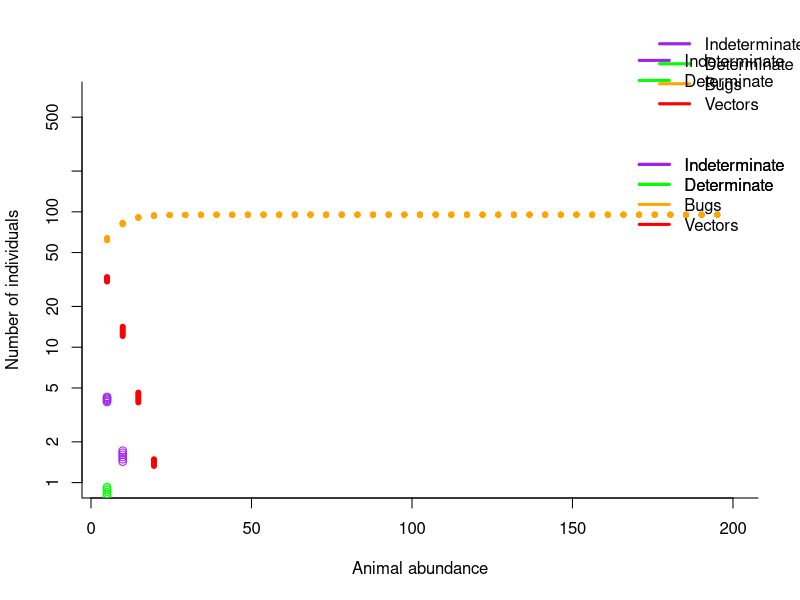

The R script that drew this image:
require(deSolve)

require (scatterplot3d)


#Parameters, probabilities and rates **All rates are annual
################################################################################
#B=uninfected triatomine bugs
#V= Trypanosoma cruzi-infected triatomine bugs (vectors)
#Ia= humans in the acute phase of Chagas disease
#Ii=humans in the chronic indeterminate phase of Chagas disease
#Id=humans in the chronic determinate phase of Chagas disease
#IR= animals, some of which are competent T. cruzi hosts
#Rfv = relative fitness of infected triatomines
#K= triatomine carrying capacity
#r = triatomine birth rate
#mu = triatomine death rate  
#muP= increase in death rate due to vector control 
#mu.R=animal death rate
#muN= background human mortality rate
#Beta.iab = rate of triatomine-host contact*probability of transmission from Ia-B
#Beta.iib = rate of triatomine-host contact*probability of transmission from Ii-B
#Beta.idb =  rate of triatomine-host contact*probability of transmission from Id-B
#Beta.bi= rate of triatomine-host contact*probability of transmission from B-N
#Beta.irb = rate of triatomine-animal host contact*probability of transmission from IR-B
#Beta.bir = rate of triatomine-animal host contact*probability of transmission from B-IR
#RH= number of animals in the system
#N=number of humans
#delta= rate of movement from Ia-Ii
#sigma= rate of movement from Ii-Id  
#alpha =Id death rate
#ViabRH= Proportion of IR that can transmit CHagas- accounts for birds and maintains uninfecteds in population


################################# #############################################
##
## MODEL WITH HUMANS & ANIMALS
##
###############################################################################

ChagasResModel=function(t, x, params){
  
  B=x[1]
  V=x[2]
  Ia=x[3]
  Ii=x[4]
  Id=x[5]
  IR=x[6]
  
  with(as.list(params),{
    
    dB =  r*(B+(RfV*V))*((K - (B+V))/K) - (mu*muP)*B - (B*((Beta.iab*Ia)+(Beta.iib*Ii)+
                                                             (Beta.idb*Id)+(Beta.irb*IR)))/(RH+N)
    
    dV =  B*((Beta.iab*Ia) + (Beta.iib*Ii)+ (Beta.idb*Id)+(Beta.irb*IR))/(RH+N) - ((mu*muP)*V)
    
    dIa =  (Beta.bi*V)*(N-(Ia+Ii+Id))/(N+RH) - Ia*(delta+muN)
    
    dIi =  delta*Ia -  Ii*(sigma+muN)
    
    dId = sigma*Ii - Id*(alpha+muN)
    
    dIR = V*Beta.bir*((ViaRH*RH)-IR)/(N+RH) - mu.R*IR 
    
    res=c(dB, dV, dIa, dIi, dId, dIR)
    list(res)
  }) }

#####################################################################################
##    Bifurcation across changes in abundance of animals with K as a function of RH
##
#ResHosts<-20     ## Density of other hosts that bugs feed on
ViabRH<-0.01      ##  Proportion of these hosts that can transmit CHagas- accounts for birds and maintains uninfecteds in population
RfV = 0.7        ## relative fitness of infected bugs
Host = 10

endt = 50.0
int = 12
times = seq(0, endt, by = 1/int)

reslst = endt*int
resfst = int*(endt-5)

sections = 40

Rmax = 200
Rmin = 5

Rsec=seq(Rmin, Rmax, length=sections+1)

BmatR=matrix(NA, ncol = endt*int+1, nrow = sections+1)
VmatR=matrix(NA, ncol = endt*int+1, nrow = sections+1)
IimatR=matrix(NA, ncol = endt*int+1, nrow = sections+1)
IamatR=matrix(NA, ncol = endt*int+1, nrow = sections+1)
IdmatR=matrix(NA, ncol = endt*int+1, nrow = sections+1)
IRmatR=matrix(NA, ncol = endt*int+1, nrow = sections+1)


for(i in 1:sections){
  
  paras  = c(r = 36, mu=1.73, mu.R = 0.5,muN=0.013, Beta.iab = 25.01, Beta.iib = 1.066, 
             Beta.idb = 8.2,Beta.irb = 19.078, Beta.bi=  0.02378, Beta.bir = 0.8169,
             muP=1, ViaRH = ViabRH, RH=Rsec[i], N=Host, K=100,  delta = 6, sigma = 0.03, alpha =0.1, RfV=RfV) 
  
  #K=((Rsec[i]*25)+100)
  
  xstart = c( B=100, V=10, Ia=0, Ii=0, Id=0, IR=0)
  
  ############################################
  
  outB = as.data.frame(lsoda(xstart, times, ChagasResModel, paras))
  for(j in 1:(endt*int)){
    BmatR[i,j]=outB$B[j]
    VmatR[i,j]=outB$V[j]
    IamatR[i,j]=outB$Ia[j]
    IimatR[i,j]=outB$Ii[j]
    IdmatR[i,j]=outB$Id[j]
    IRmatR[i,j]=outB$IR[j]
  } 
  
  ##
  ##
  
  cat(i, "\n")
}

############ PLOT IT

sel=seq(resfst, reslst, by=int)
plot(1E-4, xlim=c(Rmin,Rmax), ylim=c(1, 700), log='y',
     col='white', xlab='Animal abundance', ylab='Number of individuals',bty='l')
for(i in 1:sections){
  #points(rep(Rsec[i], length(sel)), IamatR[i, sel], col='blue')
  points(rep(Rsec[i], length(sel)), IimatR[i, sel], col='purple')
  points(rep(Rsec[i], length(sel)), IdmatR[i, sel], col='green') 
  points(rep(Rsec[i], length(sel)), BmatR[i,sel], col='orange', pch=20) 
  points(rep(Rsec[i], length(sel)), VmatR[i, sel], col='red', pch=20)
}

par(xpd=TRUE)
leg.text<-c( "Indeterminate", "Determinate", "Bugs", "Vectors")
legend("topright",inset=c(-0.08,-0.14),leg.text,lwd=3,col=c( "purple", "green", "orange","red" ),bty='n')  

leg.text<-c( "Indeterminate", "Determinate", "Bugs", "Vectors")
legend("topright",inset=c(-0.05,0.15),leg.text,lwd=3,col=c( "purple", "green", "orange","red" ),bty='n') 

leg.text<-c( "Indeterminate", "Determinate")
legend("topright",inset=c(-0.05,0.15),leg.text,lwd=3,col=c( "purple", "green"),bty='n') 

par(xpd=TRUE)
leg.text<-c( "Indeterminate", "Determinate")
legend("topright",inset=c(-0.05,-0.1),leg.text,lwd=3,col=c( "purple", "green" ),bty='n')    
